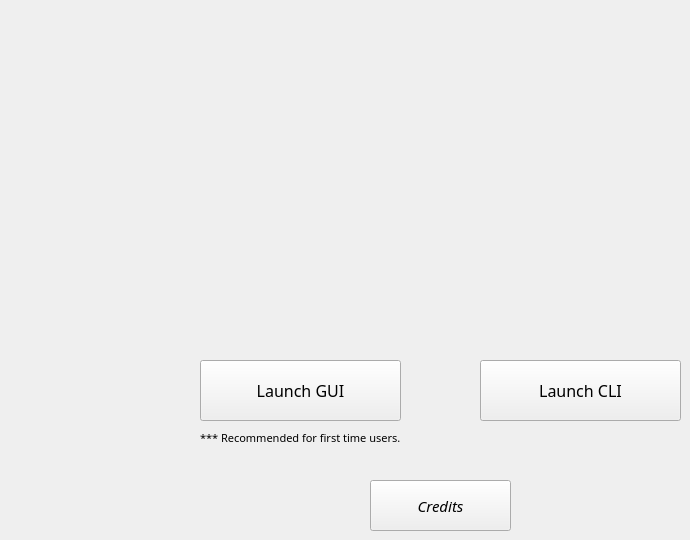
   <widget class="QWidget" name="page">
    <widget class="QPushButton" name="pushButton">
     <property name="geometry">
      <rect>
       <x>200</x>
       <y>360</y>
       <width>201</width>
       <height>61</height>
      </rect>
     </property>
     <property name="font">
      <font>
       <family>Franklin Gothic Medium</family>
       <pointsize>12</pointsize>
      </font>
     </property>
     <property name="text">
      <string>Launch GUI</string>
     </property>
    </widget>
    <widget class="QPushButton" name="pushButton_2">
     <property name="geometry">
      <rect>
       <x>480</x>
       <y>360</y>
       <width>201</width>
       <height>61</height>
      </rect>
     </property>
     <property name="font">
      <font>
       <family>Franklin Gothic Medium</family>
       <pointsize>12</pointsize>
      </font>
     </property>
     <property name="text">
      <string>Launch CLI</string>
     </property>
    </widget>
    <widget class="QPushButton" name="pushButton_3">
     <property name="geometry">
      <rect>
       <x>370</x>
       <y>480</y>
       <width>141</width>
       <height>51</height>
      </rect>
     </property>
     <property name="font">
      <font>
       <family>Franklin Gothic Book</family>
       <pointsize>11</pointsize>
       <italic>true</italic>
      </font>
     </property>
     <property name="text">
      <string>Credits</string>
     </property>
    </widget>
    <widget class="QLabel" name="label_6">
     <property name="geometry">
      <rect>
       <x>200</x>
       <y>430</y>
       <width>211</width>
       <height>16</height>
      </rect>
     </property>
     <property name="palette">
      <palette>
       <active>
        <colorrole role="Text">
         <brush brushstyle="SolidPattern">
          <color alpha="255">
           <red>255</red>
           <green>255</green>
           <blue>255</blue>
          </color>
         </brush>
        </colorrole>
       </active>
       <inactive>
        <colorrole role="Text">
         <brush brushstyle="SolidPattern">
          <color alpha="255">
           <red>255</red>
           <green>255</green>
           <blue>255</blue>
          </color>
         </brush>
        </colorrole>
       </inactive>
       <disabled/>
      </palette>
     </property>
     <property name="font">
      <font>
       <family>Franklin Gothic Book</family>
       <pointsize>8</pointsize>
      </font>
     </property>
     <property name="text">
      <string>*** Recommended for first time users.</string>
     </property>
    </widget>
    <widget class="QLabel" name="label_8">
     <property name="geometry">
      <rect>
       <x>210</x>
       <y>0</y>
       <width>471</width>
       <height>351</height>
      </rect>
     </property>
     <property name="minimumSize">
      <size>
       <width>451</width>
       <height>221</height>
      </size>
     </property>
     <property name="maximumSize">
      <size>
       <width>16777</width>
       <height>16777</height>
      </size>
     </property>
     <property name="text">
      <string/>
     </property>
     <property name="pixmap">
      <pixmap>images/AMMPER_Logo1.PNG</pixmap>
     </property>
     <property name="scaledContents">
      <bool>true</bool>
     </property>
    </widget>
   </widget>
